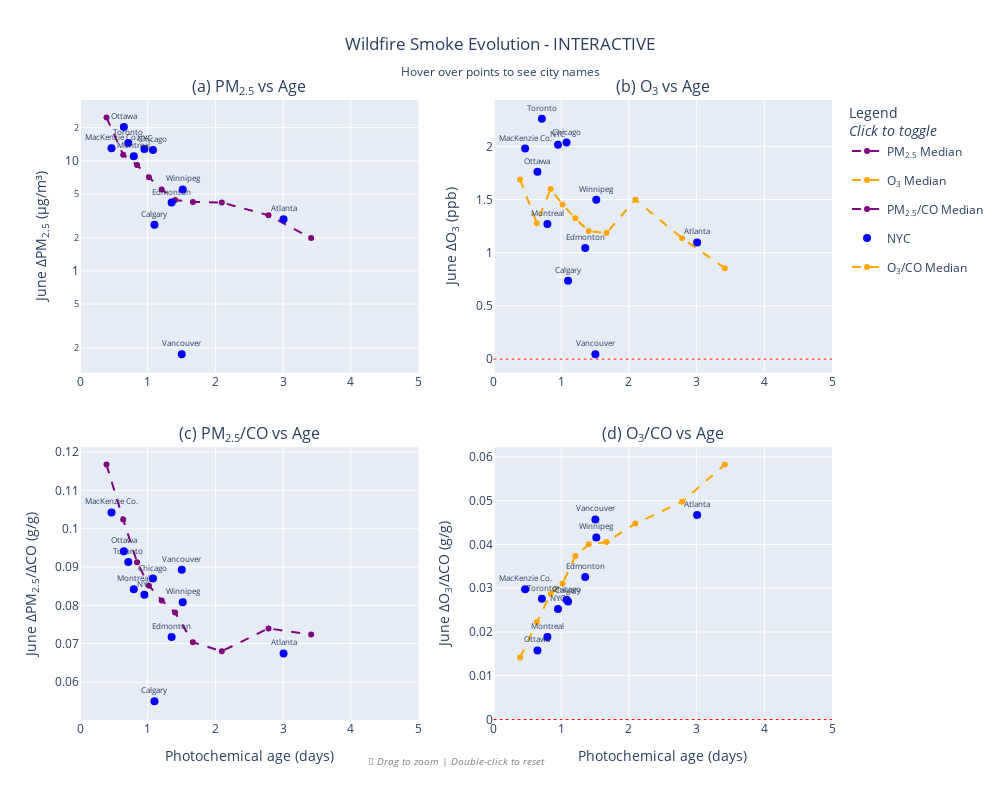

Write notebook code for a chart like this one.
### Markdown cell above
## O3 vs Photochemical Age - NEW ANALYSIS

### Code cell
import plotly.graph_objects as go
from plotly.subplots import make_subplots

# Create figure with 2x2 subplots
fig = make_subplots(
    rows=2, cols=2,
    subplot_titles=('(a) PM<sub>2.5</sub> vs Age', 
                    '(b) O<sub>3</sub> vs Age',
                    '(c) PM<sub>2.5</sub>/CO vs Age', 
                    '(d) O<sub>3</sub>/CO vs Age'),
    vertical_spacing=0.12,
    horizontal_spacing=0.10
)

# Prepare city data
city_data = []
for index, row in sites.iterrows():
    lonin = row['lon']
    latin = row['lat']
    i, j = grid.ll2ij(lonin, latin)
    
    pm25_val = np.array((pm25_ugm3.squeeze())[j, i].squeeze().data, ndmin=1)[0]
    pm25co_val = np.array((pm25_ugm3.squeeze() / co_ugm3.squeeze())[j, i].data, ndmin=1)[0]
    o3_val = np.array((o3_ppb.squeeze())[j, i].squeeze().data, ndmin=1)[0]
    o3co_val = np.array((o3_ugm3.squeeze() / co_ugm3.squeeze())[j, i].data, ndmin=1)[0]
    age_val = np.array(bentoltime[:, j, i].squeeze().data, ndmin=1)[0]
    
    city_data.append({
        'site': row['site'],
        'age': age_val,
        'pm25': pm25_val,
        'pm25co': pm25co_val,
        'o3': o3_val,
        'o3co': o3co_val
    })

# Panel (a): PM2.5 vs Age
fig.add_trace(
    go.Scatter(
        x=dfbin['time'], 
        y=dfbin['pm25'],
        mode='lines+markers',
        name='PM<sub>2.5</sub> Median',
        line=dict(color='purple', dash='dash', width=2),
        marker=dict(size=6, color='purple'),
        legendgroup='pm25',
        showlegend=True,
        hovertemplate='Age: %{x:.2f} days<br>PM<sub>2.5</sub>: %{y:.2f} μg/m³<extra></extra>'
    ),
    row=1, col=1
)

# Add cities for PM2.5
for city in city_data:
    fig.add_trace(
        go.Scatter(
            x=[city['age']], 
            y=[city['pm25']],
            mode='markers+text',
            name=city['site'],
            text=[city['site']],
            textposition='top center',
            textfont=dict(size=8),
            marker=dict(size=8, color='blue'),
            legendgroup='cities',
            showlegend=False,
            hovertemplate=f"{city['site']}<br>Age: {city['age']:.2f} days<br>PM<sub>2.5</sub>: {city['pm25']:.2f} μg/m³<extra></extra>"
        ),
        row=1, col=1
    )

# Panel (b): O3 vs Age
fig.add_trace(
    go.Scatter(
        x=dfbin['time'], 
        y=dfbin['o3_ppb'],
        mode='lines+markers',
        name='O<sub>3</sub> Median',
        line=dict(color='orange', dash='dash', width=2),
        marker=dict(size=6, color='orange'),
        legendgroup='o3',
        showlegend=True,
        hovertemplate='Age: %{x:.2f} days<br>O<sub>3</sub>: %{y:.2f} ppb<extra></extra>'
    ),
    row=1, col=2
)

# Add zero line for O3
fig.add_hline(y=0, line_dash="dot", line_color="red", line_width=1, row=1, col=2)

# Add cities for O3
for city in city_data:
    fig.add_trace(
        go.Scatter(
            x=[city['age']], 
            y=[city['o3']],
            mode='markers+text',
            name=city['site'],
            text=[city['site']],
            textposition='top center',
            textfont=dict(size=8),
            marker=dict(size=8, color='blue'),
            legendgroup='cities',
            showlegend=False,
            hovertemplate=f"{city['site']}<br>Age: {city['age']:.2f} days<br>O<sub>3</sub>: {city['o3']:.2f} ppb<extra></extra>"
        ),
        row=1, col=2
    )

# Panel (c): PM2.5/CO vs Age
fig.add_trace(
    go.Scatter(
        x=dfbin['time'], 
        y=dfbin['pmco_gg'],
        mode='lines+markers',
        name='PM<sub>2.5</sub>/CO Median',
        line=dict(color='purple', dash='dash', width=2),
        marker=dict(size=6, color='purple'),
        legendgroup='pm25co',
        showlegend=True,
        hovertemplate='Age: %{x:.2f} days<br>PM<sub>2.5</sub>/CO: %{y:.4f} g/g<extra></extra>'
    ),
    row=2, col=1
)

# Add cities for PM2.5/CO
for city in city_data:
    fig.add_trace(
        go.Scatter(
            x=[city['age']], 
            y=[city['pm25co']],
            mode='markers+text',
            name=city['site'],
            text=[city['site']],
            textposition='top center',
            textfont=dict(size=8),
            marker=dict(size=8, color='blue'),
            legendgroup='cities',
            showlegend=True if city == city_data[0] else False,
            hovertemplate=f"{city['site']}<br>Age: {city['age']:.2f} days<br>PM<sub>2.5</sub>/CO: {city['pm25co']:.4f} g/g<extra></extra>"
        ),
        row=2, col=1
    )

# Panel (d): O3/CO vs Age
fig.add_trace(
    go.Scatter(
        x=dfbin['time'], 
        y=dfbin['o3co_gg'],
        mode='lines+markers',
        name='O<sub>3</sub>/CO Median',
        line=dict(color='orange', dash='dash', width=2),
        marker=dict(size=6, color='orange'),
        legendgroup='o3co',
        showlegend=True,
        hovertemplate='Age: %{x:.2f} days<br>O<sub>3</sub>/CO: %{y:.4f} g/g<extra></extra>'
    ),
    row=2, col=2
)

# Add zero line for O3/CO
fig.add_hline(y=0, line_dash="dot", line_color="red", line_width=1, row=2, col=2)

# Add cities for O3/CO
for city in city_data:
    fig.add_trace(
        go.Scatter(
            x=[city['age']], 
            y=[city['o3co']],
            mode='markers+text',
            name=city['site'],
            text=[city['site']],
            textposition='top center',
            textfont=dict(size=8),
            marker=dict(size=8, color='blue'),
            legendgroup='cities',
            showlegend=False,
            hovertemplate=f"{city['site']}<br>Age: {city['age']:.2f} days<br>O<sub>3</sub>/CO: {city['o3co']:.4f} g/g<extra></extra>"
        ),
        row=2, col=2
    )

# Update axes
fig.update_xaxes(title_text="Photochemical age (days)", row=2, col=1)
fig.update_xaxes(title_text="Photochemical age (days)", row=2, col=2)
fig.update_xaxes(title_text="", row=1, col=1)
fig.update_xaxes(title_text="", row=1, col=2)

fig.update_yaxes(title_text="June ΔPM<sub>2.5</sub> (μg/m³)", type="log", row=1, col=1)
fig.update_yaxes(title_text="June ΔO<sub>3</sub> (ppb)", row=1, col=2)
fig.update_yaxes(title_text="June ΔPM<sub>2.5</sub>/ΔCO (g/g)", row=2, col=1)
fig.update_yaxes(title_text="June ΔO<sub>3</sub>/ΔCO (g/g)", row=2, col=2)

# Set x-axis limits
fig.update_xaxes(range=[0, 5], row=1, col=1)
fig.update_xaxes(range=[0, 5], row=1, col=2)
fig.update_xaxes(range=[0, 5], row=2, col=1)
fig.update_xaxes(range=[0, 5], row=2, col=2)

# Update layout
fig.update_layout(
    title_text="Wildfire Smoke Evolution - INTERACTIVE<br><sub>Hover over points to see city names</sub>",
    title_x=0.5,
    height=800,
    width=1000,
    showlegend=True,
    legend=dict(
        orientation="v",
        yanchor="top",
        y=1,
        xanchor="left",
        x=1.02,
        title="Legend<br><i>Click to toggle</i>"
    ),
    hovermode='closest',
    # Enable zoom and reset
    dragmode='zoom',  # Select to zoom
    # Double-click to reset is enabled by default in Plotly
)

# Add annotation for instructions
fig.add_annotation(
    text="<i>📌 Drag to zoom | Double-click to reset</i>",
    xref="paper", yref="paper",
    x=0.5, y=-0.08,
    showarrow=False,
    font=dict(size=10, color="gray")
)

# Show the figure
fig.show()

# Optionally save as HTML
html_file = f'{outdir}/{today}_interactive_smoke_evolution.html'
fig.write_html(html_file)
print(f'Saved interactive plot to: {html_file}')

### Figure 1 — Plotly figure (JSON) as saved in the notebook; plotly's stock layout.template omitted (floating-point values rounded to 4 significant figures)
{"data": [{"hovertemplate": "Age: %{x:.2f} days<br>PM<sub>2.5</sub>: %{y:.2f} μg/m³<extra></extra>", "legendgroup": "pm25", "line": {"color": "purple", "dash": "dash", "width": 2}, "marker": {"color": "purple", "size": 6}, "mode": "lines+markers", "name": "PM<sub>2.5</sub> Median", "showlegend": true, "type": "scatter", "x": [0.3914, 0.6382, 0.8431, 1.019, 1.207, 1.405, 1.668, 2.095, 2.785, 3.416], "xaxis": "x", "y": [24.78, 11.35, 9.171, 7.078, 5.484, 4.397, 4.227, 4.178, 3.202, 1.99], "yaxis": "y"}, {"hovertemplate": "NYC<br>Age: 0.95 days<br>PM<sub>2.5</sub>: 12.82 μg/m³<extra></extra>", "legendgroup": "cities", "marker": {"color": "blue", "size": 8}, "mode": "markers+text", "name": "NYC", "showlegend": false, "text": ["NYC"], "textfont": {"size": 8}, "textposition": "top center", "type": "scatter", "x": [0.9516], "xaxis": "x", "y": [12.82], "yaxis": "y"}, {"hovertemplate": "Chicago<br>Age: 1.08 days<br>PM<sub>2.5</sub>: 12.53 μg/m³<extra></extra>", "legendgroup": "cities", "marker": {"color": "blue", "size": 8}, "mode": "markers+text", "name": "Chicago", "showlegend": false, "text": ["Chicago"], "textfont": {"size": 8}, "textposition": "top center", "type": "scatter", "x": [1.078], "xaxis": "x", "y": [12.53], "yaxis": "y"}, {"hovertemplate": "Toronto<br>Age: 0.71 days<br>PM<sub>2.5</sub>: 14.54 μg/m³<extra></extra>", "legendgroup": "cities", "marker": {"color": "blue", "size": 8}, "mode": "markers+text", "name": "Toronto", "showlegend": false, "text": ["Toronto"], "textfont": {"size": 8}, "textposition": "top center", "type": "scatter", "x": [0.7133], "xaxis": "x", "y": [14.54], "yaxis": "y"}, {"hovertemplate": "Montreal<br>Age: 0.79 days<br>PM<sub>2.5</sub>: 10.97 μg/m³<extra></extra>", "legendgroup": "cities", "marker": {"color": "blue", "size": 8}, "mode": "markers+text", "name": "Montreal", "showlegend": false, "text": ["Montreal"], "textfont": {"size": 8}, "textposition": "top center", "type": "scatter", "x": [0.7944], "xaxis": "x", "y": [10.97], "yaxis": "y"}, {"hovertemplate": "Vancouver<br>Age: 1.50 days<br>PM<sub>2.5</sub>: 0.18 μg/m³<extra></extra>", "legendgroup": "cities", "marker": {"color": "blue", "size": 8}, "mode": "markers+text", "name": "Vancouver", "showlegend": false, "text": ["Vancouver"], "textfont": {"size": 8}, "textposition": "top center", "type": "scatter", "x": [1.504], "xaxis": "x", "y": [0.1755], "yaxis": "y"}, {"hovertemplate": "Calgary<br>Age: 1.10 days<br>PM<sub>2.5</sub>: 2.62 μg/m³<extra></extra>", "legendgroup": "cities", "marker": {"color": "blue", "size": 8}, "mode": "markers+text", "name": "Calgary", "showlegend": false, "text": ["Calgary"], "textfont": {"size": 8}, "textposition": "top center", "type": "scatter", "x": [1.1], "xaxis": "x", "y": [2.62], "yaxis": "y"}, {"hovertemplate": "Ottawa<br>Age: 0.65 days<br>PM<sub>2.5</sub>: 20.30 μg/m³<extra></extra>", "legendgroup": "cities", "marker": {"color": "blue", "size": 8}, "mode": "markers+text", "name": "Ottawa", "showlegend": false, "text": ["Ottawa"], "textfont": {"size": 8}, "textposition": "top center", "type": "scatter", "x": [0.6479], "xaxis": "x", "y": [20.3], "yaxis": "y"}, {"hovertemplate": "Edmonton<br>Age: 1.35 days<br>PM<sub>2.5</sub>: 4.18 μg/m³<extra></extra>", "legendgroup": "cities", "marker": {"color": "blue", "size": 8}, "mode": "markers+text", "name": "Edmonton", "showlegend": false, "text": ["Edmonton"], "textfont": {"size": 8}, "textposition": "top center", "type": "scatter", "x": [1.354], "xaxis": "x", "y": [4.178], "yaxis": "y"}, {"hovertemplate": "MacKenzie Co.<br>Age: 0.47 days<br>PM<sub>2.5</sub>: 12.99 μg/m³<extra></extra>", "legendgroup": "cities", "marker": {"color": "blue", "size": 8}, "mode": "markers+text", "name": "MacKenzie Co.", "showlegend": false, "text": ["MacKenzie Co."], "textfont": {"size": 8}, "textposition": "top center", "type": "scatter", "x": [0.4655], "xaxis": "x", "y": [12.99], "yaxis": "y"}, {"hovertemplate": "Winnipeg<br>Age: 1.52 days<br>PM<sub>2.5</sub>: 5.50 μg/m³<extra></extra>", "legendgroup": "cities", "marker": {"color": "blue", "size": 8}, "mode": "markers+text", "name": "Winnipeg", "showlegend": false, "text": ["Winnipeg"], "textfont": {"size": 8}, "textposition": "top center", "type": "scatter", "x": [1.518], "xaxis": "x", "y": [5.5], "yaxis": "y"}, {"hovertemplate": "Atlanta<br>Age: 3.01 days<br>PM<sub>2.5</sub>: 2.94 μg/m³<extra></extra>", "legendgroup": "cities", "marker": {"color": "blue", "size": 8}, "mode": "markers+text", "name": "Atlanta", "showlegend": false, "text": ["Atlanta"], "textfont": {"size": 8}, "textposition": "top center", "type": "scatter", "x": [3.007], "xaxis": "x", "y": [2.944], "yaxis": "y"}, {"hovertemplate": "Age: %{x:.2f} days<br>O<sub>3</sub>: %{y:.2f} ppb<extra></extra>", "legendgroup": "o3", "line": {"color": "orange", "dash": "dash", "width": 2}, "marker": {"color": "orange", "size": 6}, "mode": "lines+markers", "name": "O<sub>3</sub> Median", "showlegend": true, "type": "scatter", "x": [0.3914, 0.6382, 0.8431, 1.019, 1.207, 1.405, 1.668, 2.095, 2.785, 3.416], "xaxis": "x2", "y": [1.688, 1.278, 1.598, 1.453, 1.324, 1.204, 1.186, 1.499, 1.137, 0.8553], "yaxis": "y2"}, {"hovertemplate": "NYC<br>Age: 0.95 days<br>O<sub>3</sub>: 2.02 ppb<extra></extra>", "legendgroup": "cities", "marker": {"color": "blue", "size": 8}, "mode": "markers+text", "name": "NYC", "showlegend": false, "text": ["NYC"], "textfont": {"size": 8}, "textposition": "top center", "type": "scatter", "x": [0.9516], "xaxis": "x2", "y": [2.016], "yaxis": "y2"}, {"hovertemplate": "Chicago<br>Age: 1.08 days<br>O<sub>3</sub>: 2.04 ppb<extra></extra>", "legendgroup": "cities", "marker": {"color": "blue", "size": 8}, "mode": "markers+text", "name": "Chicago", "showlegend": false, "text": ["Chicago"], "textfont": {"size": 8}, "textposition": "top center", "type": "scatter", "x": [1.078], "xaxis": "x2", "y": [2.036], "yaxis": "y2"}, {"hovertemplate": "Toronto<br>Age: 0.71 days<br>O<sub>3</sub>: 2.26 ppb<extra></extra>", "legendgroup": "cities", "marker": {"color": "blue", "size": 8}, "mode": "markers+text", "name": "Toronto", "showlegend": false, "text": ["Toronto"], "textfont": {"size": 8}, "textposition": "top center", "type": "scatter", "x": [0.7133], "xaxis": "x2", "y": [2.261], "yaxis": "y2"}, {"hovertemplate": "Montreal<br>Age: 0.79 days<br>O<sub>3</sub>: 1.27 ppb<extra></extra>", "legendgroup": "cities", "marker": {"color": "blue", "size": 8}, "mode": "markers+text", "name": "Montreal", "showlegend": false, "text": ["Montreal"], "textfont": {"size": 8}, "textposition": "top center", "type": "scatter", "x": [0.7944], "xaxis": "x2", "y": [1.269], "yaxis": "y2"}, {"hovertemplate": "Vancouver<br>Age: 1.50 days<br>O<sub>3</sub>: 0.05 ppb<extra></extra>", "legendgroup": "cities", "marker": {"color": "blue", "size": 8}, "mode": "markers+text", "name": "Vancouver", "showlegend": false, "text": ["Vancouver"], "textfont": {"size": 8}, "textposition": "top center", "type": "scatter", "x": [1.504], "xaxis": "x2", "y": [0.04632], "yaxis": "y2"}, {"hovertemplate": "Calgary<br>Age: 1.10 days<br>O<sub>3</sub>: 0.74 ppb<extra></extra>", "legendgroup": "cities", "marker": {"color": "blue", "size": 8}, "mode": "markers+text", "name": "Calgary", "showlegend": false, "text": ["Calgary"], "textfont": {"size": 8}, "textposition": "top center", "type": "scatter", "x": [1.1], "xaxis": "x2", "y": [0.7368], "yaxis": "y2"}, {"hovertemplate": "Ottawa<br>Age: 0.65 days<br>O<sub>3</sub>: 1.76 ppb<extra></extra>", "legendgroup": "cities", "marker": {"color": "blue", "size": 8}, "mode": "markers+text", "name": "Ottawa", "showlegend": false, "text": ["Ottawa"], "textfont": {"size": 8}, "textposition": "top center", "type": "scatter", "x": [0.6479], "xaxis": "x2", "y": [1.762], "yaxis": "y2"}, {"hovertemplate": "Edmonton<br>Age: 1.35 days<br>O<sub>3</sub>: 1.05 ppb<extra></extra>", "legendgroup": "cities", "marker": {"color": "blue", "size": 8}, "mode": "markers+text", "name": "Edmonton", "showlegend": false, "text": ["Edmonton"], "textfont": {"size": 8}, "textposition": "top center", "type": "scatter", "x": [1.354], "xaxis": "x2", "y": [1.045], "yaxis": "y2"}, {"hovertemplate": "MacKenzie Co.<br>Age: 0.47 days<br>O<sub>3</sub>: 1.98 ppb<extra></extra>", "legendgroup": "cities", "marker": {"color": "blue", "size": 8}, "mode": "markers+text", "name": "MacKenzie Co.", "showlegend": false, "text": ["MacKenzie Co."], "textfont": {"size": 8}, "textposition": "top center", "type": "scatter", "x": [0.4655], "xaxis": "x2", "y": [1.98], "yaxis": "y2"}, {"hovertemplate": "Winnipeg<br>Age: 1.52 days<br>O<sub>3</sub>: 1.50 ppb<extra></extra>", "legendgroup": "cities", "marker": {"color": "blue", "size": 8}, "mode": "markers+text", "name": "Winnipeg", "showlegend": false, "text": ["Winnipeg"], "textfont": {"size": 8}, "textposition": "top center", "type": "scatter", "x": [1.518], "xaxis": "x2", "y": [1.498], "yaxis": "y2"}, {"hovertemplate": "Atlanta<br>Age: 3.01 days<br>O<sub>3</sub>: 1.10 ppb<extra></extra>", "legendgroup": "cities", "marker": {"color": "blue", "size": 8}, "mode": "markers+text", "name": "Atlanta", "showlegend": false, "text": ["Atlanta"], "textfont": {"size": 8}, "textposition": "top center", "type": "scatter", "x": [3.007], "xaxis": "x2", "y": [1.097], "yaxis": "y2"}, {"hovertemplate": "Age: %{x:.2f} days<br>PM<sub>2.5</sub>/CO: %{y:.4f} g/g<extra></extra>", "legendgroup": "pm25co", "line": {"color": "purple", "dash": "dash", "width": 2}, "marker": {"color": "purple", "size": 6}, "mode": "lines+markers", "name": "PM<sub>2.5</sub>/CO Median", "showlegend": true, "type": "scatter", "x": [0.3914, 0.6382, 0.8431, 1.019, 1.207, 1.405, 1.668, 2.095, 2.785, 3.416], "xaxis": "x3", "y": [0.1167, 0.1024, 0.09127, 0.08511, 0.08129, 0.0781, 0.07036, 0.06802, 0.07398, 0.07237], "yaxis": "y3"}, {"hovertemplate": "NYC<br>Age: 0.95 days<br>PM<sub>2.5</sub>/CO: 0.0828 g/g<extra></extra>", "legendgroup": "cities", "marker": {"color": "blue", "size": 8}, "mode": "markers+text", "name": "NYC", "showlegend": true, "text": ["NYC"], "textfont": {"size": 8}, "textposition": "top center", "type": "scatter", "x": [0.9516], "xaxis": "x3", "y": [0.08276], "yaxis": "y3"}, {"hovertemplate": "Chicago<br>Age: 1.08 days<br>PM<sub>2.5</sub>/CO: 0.0870 g/g<extra></extra>", "legendgroup": "cities", "marker": {"color": "blue", "size": 8}, "mode": "markers+text", "name": "Chicago", "showlegend": false, "text": ["Chicago"], "textfont": {"size": 8}, "textposition": "top center", "type": "scatter", "x": [1.078], "xaxis": "x3", "y": [0.08698], "yaxis": "y3"}, {"hovertemplate": "Toronto<br>Age: 0.71 days<br>PM<sub>2.5</sub>/CO: 0.0913 g/g<extra></extra>", "legendgroup": "cities", "marker": {"color": "blue", "size": 8}, "mode": "markers+text", "name": "Toronto", "showlegend": false, "text": ["Toronto"], "textfont": {"size": 8}, "textposition": "top center", "type": "scatter", "x": [0.7133], "xaxis": "x3", "y": [0.0913], "yaxis": "y3"}, {"hovertemplate": "Montreal<br>Age: 0.79 days<br>PM<sub>2.5</sub>/CO: 0.0842 g/g<extra></extra>", "legendgroup": "cities", "marker": {"color": "blue", "size": 8}, "mode": "markers+text", "name": "Montreal", "showlegend": false, "text": ["Montreal"], "textfont": {"size": 8}, "textposition": "top center", "type": "scatter", "x": [0.7944], "xaxis": "x3", "y": [0.08418], "yaxis": "y3"}, {"hovertemplate": "Vancouver<br>Age: 1.50 days<br>PM<sub>2.5</sub>/CO: 0.0893 g/g<extra></extra>", "legendgroup": "cities", "marker": {"color": "blue", "size": 8}, "mode": "markers+text", "name": "Vancouver", "showlegend": false, "text": ["Vancouver"], "textfont": {"size": 8}, "textposition": "top center", "type": "scatter", "x": [1.504], "xaxis": "x3", "y": [0.08928], "yaxis": "y3"}, {"hovertemplate": "Calgary<br>Age: 1.10 days<br>PM<sub>2.5</sub>/CO: 0.0549 g/g<extra></extra>", "legendgroup": "cities", "marker": {"color": "blue", "size": 8}, "mode": "markers+text", "name": "Calgary", "showlegend": false, "text": ["Calgary"], "textfont": {"size": 8}, "textposition": "top center", "type": "scatter", "x": [1.1], "xaxis": "x3", "y": [0.05494], "yaxis": "y3"}, {"hovertemplate": "Ottawa<br>Age: 0.65 days<br>PM<sub>2.5</sub>/CO: 0.0941 g/g<extra></extra>", "legendgroup": "cities", "marker": {"color": "blue", "size": 8}, "mode": "markers+text", "name": "Ottawa", "showlegend": false, "text": ["Ottawa"], "textfont": {"size": 8}, "textposition": "top center", "type": "scatter", "x": [0.6479], "xaxis": "x3", "y": [0.09408], "yaxis": "y3"}, {"hovertemplate": "Edmonton<br>Age: 1.35 days<br>PM<sub>2.5</sub>/CO: 0.0717 g/g<extra></extra>", "legendgroup": "cities", "marker": {"color": "blue", "size": 8}, "mode": "markers+text", "name": "Edmonton", "showlegend": false, "text": ["Edmonton"], "textfont": {"size": 8}, "textposition": "top center", "type": "scatter", "x": [1.354], "xaxis": "x3", "y": [0.07173], "yaxis": "y3"}, {"hovertemplate": "MacKenzie Co.<br>Age: 0.47 days<br>PM<sub>2.5</sub>/CO: 0.1042 g/g<extra></extra>", "legendgroup": "cities", "marker": {"color": "blue", "size": 8}, "mode": "markers+text", "name": "MacKenzie Co.", "showlegend": false, "text": ["MacKenzie Co."], "textfont": {"size": 8}, "textposition": "top center", "type": "scatter", "x": [0.4655], "xaxis": "x3", "y": [0.1042], "yaxis": "y3"}, {"hovertemplate": "Winnipeg<br>Age: 1.52 days<br>PM<sub>2.5</sub>/CO: 0.0808 g/g<extra></extra>", "legendgroup": "cities", "marker": {"color": "blue", "size": 8}, "mode": "markers+text", "name": "Winnipeg", "showlegend": false, "text": ["Winnipeg"], "textfont": {"size": 8}, "textposition": "top center", "type": "scatter", "x": [1.518], "xaxis": "x3", "y": [0.0808], "yaxis": "y3"}, {"hovertemplate": "Atlanta<br>Age: 3.01 days<br>PM<sub>2.5</sub>/CO: 0.0674 g/g<extra></extra>", "legendgroup": "cities", "marker": {"color": "blue", "size": 8}, "mode": "markers+text", "name": "Atlanta", "showlegend": false, "text": ["Atlanta"], "textfont": {"size": 8}, "textposition": "top center", "type": "scatter", "x": [3.007], "xaxis": "x3", "y": [0.06744], "yaxis": "y3"}, {"hovertemplate": "Age: %{x:.2f} days<br>O<sub>3</sub>/CO: %{y:.4f} g/g<extra></extra>", "legendgroup": "o3co", "line": {"color": "orange", "dash": "dash", "width": 2}, "marker": {"color": "orange", "size": 6}, "mode": "lines+markers", "name": "O<sub>3</sub>/CO Median", "showlegend": true, "type": "scatter", "x": [0.3914, 0.6382, 0.8431, 1.019, 1.207, 1.405, 1.668, 2.095, 2.785, 3.416], "xaxis": "x4", "y": [0.01418, 0.02229, 0.02876, 0.03105, 0.03738, 0.04002, 0.04054, 0.04477, 0.04973, 0.05824], "yaxis": "y4"}, {"hovertemplate": "NYC<br>Age: 0.95 days<br>O<sub>3</sub>/CO: 0.0253 g/g<extra></extra>", "legendgroup": "cities", "marker": {"color": "blue", "size": 8}, "mode": "markers+text", "name": "NYC", "showlegend": false, "text": ["NYC"], "textfont": {"size": 8}, "textposition": "top center", "type": "scatter", "x": [0.9516], "xaxis": "x4", "y": [0.02526], "yaxis": "y4"}, {"hovertemplate": "Chicago<br>Age: 1.08 days<br>O<sub>3</sub>/CO: 0.0274 g/g<extra></extra>", "legendgroup": "cities", "marker": {"color": "blue", "size": 8}, "mode": "markers+text", "name": "Chicago", "showlegend": false, "text": ["Chicago"], "textfont": {"size": 8}, "textposition": "top center", "type": "scatter", "x": [1.078], "xaxis": "x4", "y": [0.02738], "yaxis": "y4"}, {"hovertemplate": "Toronto<br>Age: 0.71 days<br>O<sub>3</sub>/CO: 0.0276 g/g<extra></extra>", "legendgroup": "cities", "marker": {"color": "blue", "size": 8}, "mode": "markers+text", "name": "Toronto", "showlegend": false, "text": ["Toronto"], "textfont": {"size": 8}, "textposition": "top center", "type": "scatter", "x": [0.7133], "xaxis": "x4", "y": [0.02757], "yaxis": "y4"}, {"hovertemplate": "Montreal<br>Age: 0.79 days<br>O<sub>3</sub>/CO: 0.0188 g/g<extra></extra>", "legendgroup": "cities", "marker": {"color": "blue", "size": 8}, "mode": "markers+text", "name": "Montreal", "showlegend": false, "text": ["Montreal"], "textfont": {"size": 8}, "textposition": "top center", "type": "scatter", "x": [0.7944], "xaxis": "x4", "y": [0.01884], "yaxis": "y4"}, {"hovertemplate": "Vancouver<br>Age: 1.50 days<br>O<sub>3</sub>/CO: 0.0457 g/g<extra></extra>", "legendgroup": "cities", "marker": {"color": "blue", "size": 8}, "mode": "markers+text", "name": "Vancouver", "showlegend": false, "text": ["Vancouver"], "textfont": {"size": 8}, "textposition": "top center", "type": "scatter", "x": [1.504], "xaxis": "x4", "y": [0.04572], "yaxis": "y4"}, {"hovertemplate": "Calgary<br>Age: 1.10 days<br>O<sub>3</sub>/CO: 0.0270 g/g<extra></extra>", "legendgroup": "cities", "marker": {"color": "blue", "size": 8}, "mode": "markers+text", "name": "Calgary", "showlegend": false, "text": ["Calgary"], "textfont": {"size": 8}, "textposition": "top center", "type": "scatter", "x": [1.1], "xaxis": "x4", "y": [0.02699], "yaxis": "y4"}, {"hovertemplate": "Ottawa<br>Age: 0.65 days<br>O<sub>3</sub>/CO: 0.0158 g/g<extra></extra>", "legendgroup": "cities", "marker": {"color": "blue", "size": 8}, "mode": "markers+text", "name": "Ottawa", "showlegend": false, "text": ["Ottawa"], "textfont": {"size": 8}, "textposition": "top center", "type": "scatter", "x": [0.6479], "xaxis": "x4", "y": [0.01578], "yaxis": "y4"}, {"hovertemplate": "Edmonton<br>Age: 1.35 days<br>O<sub>3</sub>/CO: 0.0326 g/g<extra></extra>", "legendgroup": "cities", "marker": {"color": "blue", "size": 8}, "mode": "markers+text", "name": "Edmonton", "showlegend": false, "text": ["Edmonton"], "textfont": {"size": 8}, "textposition": "top center", "type": "scatter", "x": [1.354], "xaxis": "x4", "y": [0.03258], "yaxis": "y4"}, {"hovertemplate": "MacKenzie Co.<br>Age: 0.47 days<br>O<sub>3</sub>/CO: 0.0298 g/g<extra></extra>", "legendgroup": "cities", "marker": {"color": "blue", "size": 8}, "mode": "markers+text", "name": "MacKenzie Co.", "showlegend": false, "text": ["MacKenzie Co."], "textfont": {"size": 8}, "textposition": "top center", "type": "scatter", "x": [0.4655], "xaxis": "x4", "y": [0.02979], "yaxis": "y4"}, {"hovertemplate": "Winnipeg<br>Age: 1.52 days<br>O<sub>3</sub>/CO: 0.0416 g/g<extra></extra>", "legendgroup": "cities", "marker": {"color": "blue", "size": 8}, "mode": "markers+text", "name": "Winnipeg", "showlegend": false, "text": ["Winnipeg"], "textfont": {"size": 8}, "textposition": "top center", "type": "scatter", "x": [1.518], "xaxis": "x4", "y": [0.04159], "yaxis": "y4"}, {"hovertemplate": "Atlanta<br>Age: 3.01 days<br>O<sub>3</sub>/CO: 0.0467 g/g<extra></extra>", "legendgroup": "cities", "marker": {"color": "blue", "size": 8}, "mode": "markers+text", "name": "Atlanta", "showlegend": false, "text": ["Atlanta"], "textfont": {"size": 8}, "textposition": "top center", "type": "scatter", "x": [3.007], "xaxis": "x4", "y": [0.0467], "yaxis": "y4"}], "layout": {"annotations": [{"font": {"size": 16}, "showarrow": false, "text": "(a) PM<sub>2.5</sub> vs Age", "x": 0.225, "xanchor": "center", "xref": "paper", "y": 1, "yanchor": "bottom", "yref": "paper"}, {"font": {"size": 16}, "showarrow": false, "text": "(b) O<sub>3</sub> vs Age", "x": 0.775, "xanchor": "center", "xref": "paper", "y": 1, "yanchor": "bottom", "yref": "paper"}, {"font": {"size": 16}, "showarrow": false, "text": "(c) PM<sub>2.5</sub>/CO vs Age", "x": 0.225, "xanchor": "center", "xref": "paper", "y": 0.44, "yanchor": "bottom", "yref": "paper"}, {"font": {"size": 16}, "showarrow": false, "text": "(d) O<sub>3</sub>/CO vs Age", "x": 0.775, "xanchor": "center", "xref": "paper", "y": 0.44, "yanchor": "bottom", "yref": "paper"}, {"font": {"color": "gray", "size": 10}, "showarrow": false, "text": "<i>📌 Drag to zoom | Double-click to reset</i>", "x": 0.5, "xref": "paper", "y": -0.08, "yref": "paper"}], "dragmode": "zoom", "height": 800, "hovermode": "closest", "legend": {"orientation": "v", "title": {"text": "Legend<br><i>Click to toggle</i>"}, "x": 1.02, "xanchor": "left", "y": 1, "yanchor": "top"}, "shapes": [{"line": {"color": "red", "dash": "dot", "width": 1}, "type": "line", "x0": 0, "x1": 1, "xref": "x2 domain", "y0": 0, "y1": 0, "yref": "y2"}, {"line": {"color": "red", "dash": "dot", "width": 1}, "type": "line", "x0": 0, "x1": 1, "xref": "x4 domain", "y0": 0, "y1": 0, "yref": "y4"}], "showlegend": true, "title": {"text": "Wildfire Smoke Evolution - INTERACTIVE<br><sub>Hover over points to see city names</sub>", "x": 0.5}, "width": 1000, "xaxis": {"anchor": "y", "domain": [0, 0.45], "range": [0, 5], "title": {"text": ""}}, "xaxis2": {"anchor": "y2", "domain": [0.55, 1], "range": [0, 5], "title": {"text": ""}}, "xaxis3": {"anchor": "y3", "domain": [0, 0.45], "range": [0, 5], "title": {"text": "Photochemical age (days)"}}, "xaxis4": {"anchor": "y4", "domain": [0.55, 1], "range": [0, 5], "title": {"text": "Photochemical age (days)"}}, "yaxis": {"anchor": "x", "domain": [0.56, 1], "title": {"text": "June ΔPM<sub>2.5</sub> (μg/m³)"}, "type": "log"}, "yaxis2": {"anchor": "x2", "domain": [0.56, 1], "title": {"text": "June ΔO<sub>3</sub> (ppb)"}}, "yaxis3": {"anchor": "x3", "domain": [0, 0.44], "title": {"text": "June ΔPM<sub>2.5</sub>/ΔCO (g/g)"}}, "yaxis4": {"anchor": "x4", "domain": [0, 0.44], "title": {"text": "June ΔO<sub>3</sub>/ΔCO (g/g)"}}}}
